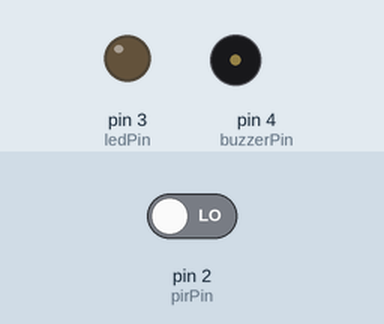
The sketch below on a simulated Arduino Uno, built with avr-gcc and run on an emulated ATmega328P. Parts: output pins drawn as LEDs (lit = HIGH), buzzer (waves = sounding, pin HIGH). The inputs (shaded band) are chosen by the test bench; at power-on: pin 2 (pirPin) LOW. What the sketch prints to the serial monitor is not drawn.

Above: at 1.2 s.
1.3 s: pin 2 (pirPin) driven HIGH
At 2.5 s:
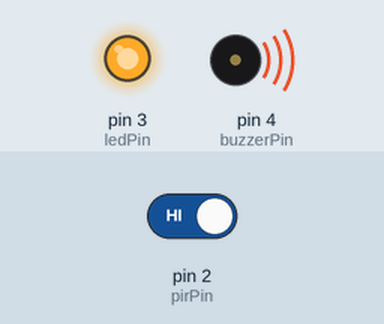
2.8 s: pin 2 (pirPin) driven LOW
At 3.8 s:
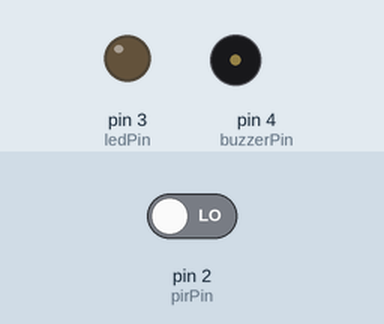
Timing chart, 0 to 5.8 s (numbered marks = the images above; inputs shaded):
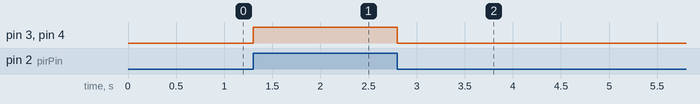

The sketch:

motion_security.ino
```cpp
// motion_security.ino
int pirPin = 2;        // PIR sensor output pin
int ledPin = 3;        // LED pin
int buzzerPin = 4;     // Buzzer pin
int pirState = LOW;    // Current PIR state

void setup() {
  pinMode(pirPin, INPUT);
  pinMode(ledPin, OUTPUT);
  pinMode(buzzerPin, OUTPUT);
  Serial.begin(9600);
}

void loop() {
  int val = digitalRead(pirPin);  // Read motion sensor value

  if (val == HIGH) {
    digitalWrite(ledPin, HIGH);
    digitalWrite(buzzerPin, HIGH);

    if (pirState == LOW) {
      Serial.println("⚠️ Motion Detected! Sending alert...");
      pirState = HIGH;
    }
  } else {
    digitalWrite(ledPin, LOW);
    digitalWrite(buzzerPin, LOW);

    if (pirState == HIGH) {
      Serial.println("✅ Motion ended.");
      pirState = LOW;
    }
  }
}
```

Measured:
- after the input at 1.3 s, pin 3 (ledPin), pin 4 (buzzerPin): LOW → HIGH at once
- after the input at 2.8 s, pin 3 (ledPin), pin 4 (buzzerPin): HIGH → LOW at once
